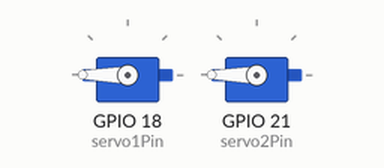
This sketch was run on a simulated ESP32. Parts: 2 × servo.

Above: at 0.05 s.
At 3.0 s:
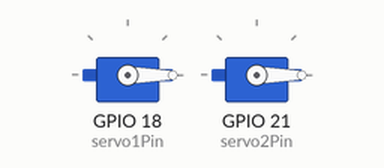
At 6.0 s:
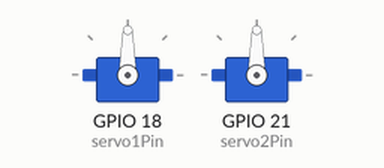
Timing chart, 0 to 7.8 s (numbered marks = the images above):
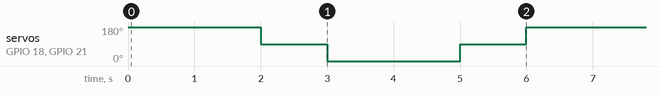

Measured:
- by itself, servo on GPIO 18 (servo1Pin), servo on GPIO 21 (servo2Pin): repeats every 6.0 s: 0° 2.0 s, 90° 1.0 s, 180° 2.0 s, 90° 1.0 s

The sketch:

Project_Code.ino
```cpp
#include <ESP32Servo.h>

Servo servo1;
Servo servo2;

// Servo signal pins
const int servo1Pin = 18;
const int servo2Pin = 21;

// Continuous servo speed
// 90 = stop
// 0 = full speed one direction
// 180 = full speed opposite direction

void setup() {

  servo1.attach(servo1Pin, 500, 2500);
  servo2.attach(servo2Pin, 500, 2500);

  stopServos();
}

void loop() {

  // Both servos forward
  servo1.write(180);
  servo2.write(180);
  delay(2000);

  // Stop both
  stopServos();
  delay(1000);

  // Both servos reverse
  servo1.write(0);
  servo2.write(0);
  delay(2000);

  // Stop both
  stopServos();
  delay(1000);
}

void stopServos() {
  servo1.write(90);
  servo2.write(90);
}
```
